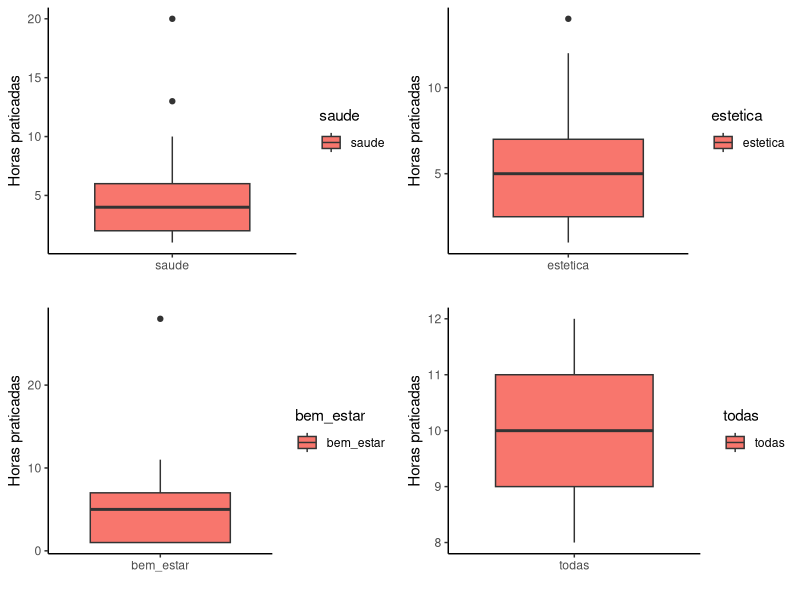

Write the R code that produced this figure.
## ---- chunk 1
knitr::opts_chunk$set(echo = TRUE)

library(readxl)
library(tidyverse)
library(tidyr) # Para transposições de dados
library(gridExtra)

dados <- read_excel("fonte.xlsx", "Mundo_Fitness")
## ---- chunk 2

## ---- chunk 3

## ---- chunk 4
boxplot_data = read_excel("fonte_boxplot.xlsx", "Mundo_Fitness_Q8_parsed")

boxplot_data$Q7 = boxplot_data$Q7 %>% as.double()

boxplot_saude = boxplot_data %>% 
  select('Saude', 'Q7') %>%
  filter(`Saude` != "NA") %>%
  mutate(saude= "saude")

g1 = ggplot(boxplot_saude, aes(x=saude, y=Q7, fill=saude)) + 
  geom_boxplot() +
  labs(
    y="Horas praticadas", x="") +
  
  theme_classic()

boxplot_estetica = boxplot_data %>% 
  select('Estetica', 'Q7') %>%
  filter(`Estetica` != "NA") %>%
  mutate(estetica= "estetica")

g2 = ggplot(boxplot_estetica, aes(x=estetica, y=Q7, fill=estetica)) + 
  geom_boxplot() +
  labs(
    y="Horas praticadas", x="") +
  
  theme_classic()

boxplot_bem_estar = boxplot_data %>% 
  select('Bem Estar', 'Q7') %>%
  filter(`Bem Estar` != "NA") %>%
  mutate(bem_estar= "bem_estar")

g3 = ggplot(boxplot_bem_estar, aes(x=bem_estar, y=Q7, fill=bem_estar)) + 
  geom_boxplot() +
  labs(
    y="Horas praticadas", x="") +
  
  theme_classic()

boxplot_todas = boxplot_data %>% 
  select('Todas', 'Q7') %>%
  filter(`Todas` != "NA") %>%
  mutate(todas= "todas")

g4 = ggplot(boxplot_todas, aes(x=todas, y=Q7, fill=todas)) + 
  geom_boxplot() +
  labs(
    y="Horas praticadas", x="") +
  theme_classic()

grid.arrange(g1, g2, g3, g4, ncol = 2)
